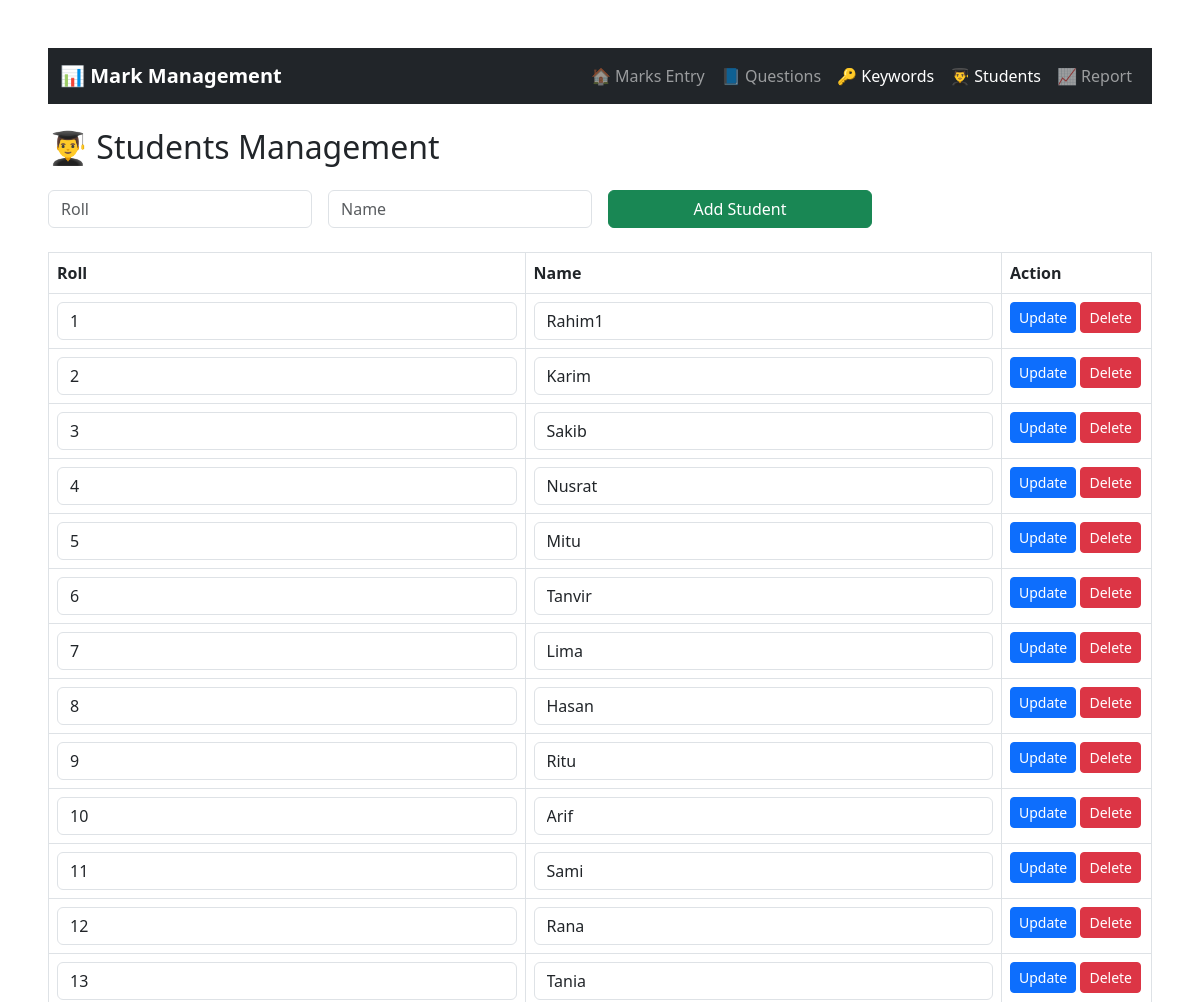
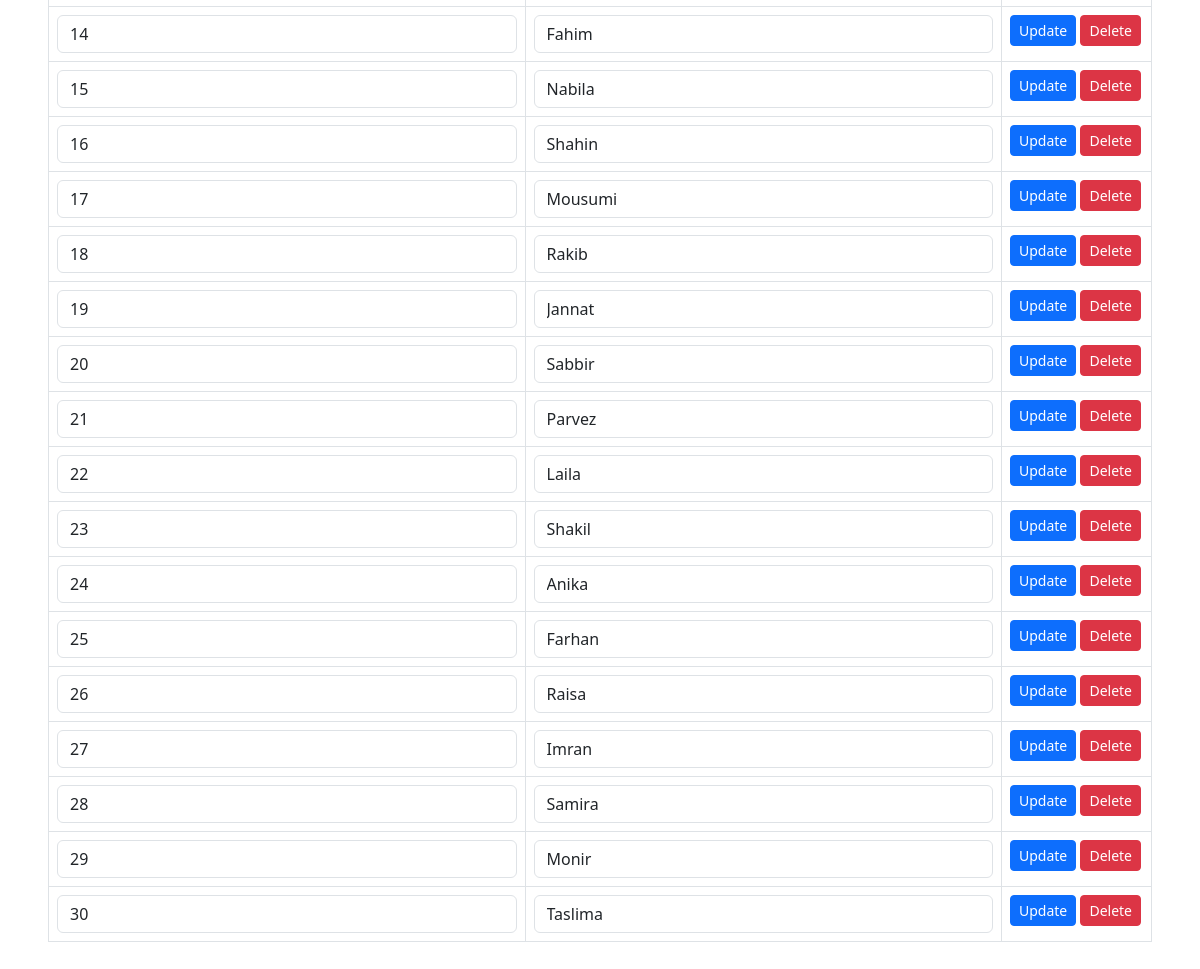
Page /students.php on the committed database (2 pictures, top to bottom).
### tables this page shows
CREATE TABLE `students` (
  `id` int(11) NOT NULL,
  `roll` int(11) DEFAULT NULL,
  `name` varchar(100) DEFAULT NULL
);

### students.php (the view, shortened to what this page needs)
<?php
include 'db.php';
?>
<!DOCTYPE html>
<html>
<head>
    <link href="https://cdn.jsdelivr.net/npm/bootstrap@5.3.0/dist/css/bootstrap.min.css" rel="stylesheet">
</head>
<body class="p-5">
<nav class="navbar navbar-expand-lg navbar-dark bg-dark mb-4">
    <div class="container-fluid">
        <a class="navbar-brand fw-bold" href="#">📊 Mark Management</a>
        <div class="collapse navbar-collapse" id="navbarNav">
            <ul class="navbar-nav ms-auto">
                <li class="nav-item">
                    <a class="nav-link" href="index.php">🏠 Marks Entry</a>
                </li>
                <li class="nav-item">
                    <a class="nav-link" href="question.php">📘 Questions</a>
                </li>
                <li class="nav-item">
                    <a class="nav-link active" href="keywords.php">🔑  Keywords</a>
                </li>
                <li class="nav-item">
                    <a class="nav-link active" href="students.php">👨‍🎓 Students</a>
                </li>
                <li class="nav-item">
                    <a class="nav-link" href="report.php">📈 Report</a>
                </li>
            </ul>
        </div>
    </div>
</nav>
<h2 class="mb-4">👨‍🎓 Students Management</h2>
<form method="POST" class="row g-3 mb-4">
    <div class="col-md-3">
        <input type="text" name="roll" class="form-control" placeholder="Roll" required>
    </div>
    <div class="col-md-3">
        <input type="text" name="name" class="form-control" placeholder="Name" required>
    </div>
    <div class="col-md-3">
        <button type="submit" name="add_student" class="btn btn-success w-100">Add Student</button>
    </div>
</form>
<table class="table table-bordered">
    <thead>
    <tr>
        <th>Roll</th>
        <th>Name</th>
        <th width="150">Action</th>
    </tr>
    </thead>
    <tbody>
    <?php
    $students = $conn->query("SELECT * FROM students ORDER BY roll ASC");
    while($row = $students->fetch_assoc()):
        ?>
        <tr>
            <form method="POST">
                <td>
                    <input type="text" name="roll" value="<?= $row['roll'] ?>" class="form-control">
                </td>
                <td>
                    <input type="text" name="name" value="<?= $row['name'] ?>" class="form-control">
                </td>
                <td>
                    <button name="update_student" class="btn btn-primary btn-sm">Update</button>
                    <a href="?delete=<?= $row['id'] ?>"
                       class="btn btn-danger btn-sm"
                       onclick="return confirm('Delete this student?')">
                        Delete
                    </a>
                </td>
            </form>
        </tr>
    <?php endwhile; ?>
    </tbody>
</table>
</body>
</html>

### rows in the picture
students: roll "1", name "Rahim1"
students: roll "2", name "Karim"
students: roll "3", name "Sakib"
students: roll "4", name "Nusrat"
students: roll "5", name "Mitu"
students: roll "6", name "Tanvir"
students: roll "7", name "Lima"
students: roll "8", name "Hasan"
students: roll "9", name "Ritu"
students: roll "10", name "Arif"
students: roll "11", name "Sami"
students: roll "12", name "Rana"
students: roll "13", name "Tania"
students: roll "14", name "Fahim"
students: roll "15", name "Nabila"
students: roll "16", name "Shahin"
students: roll "17", name "Mousumi"
students: roll "18", name "Rakib"
students: roll "19", name "Jannat"
students: roll "20", name "Sabbir"
students: roll "21", name "Parvez"
students: roll "22", name "Laila"
students: roll "23", name "Shakil"
students: roll "24", name "Anika"
students: roll "25", name "Farhan"
students: roll "26", name "Raisa"
students: roll "27", name "Imran"
students: roll "28", name "Samira"
students: roll "29", name "Monir"
students: roll "30", name "Taslima"
